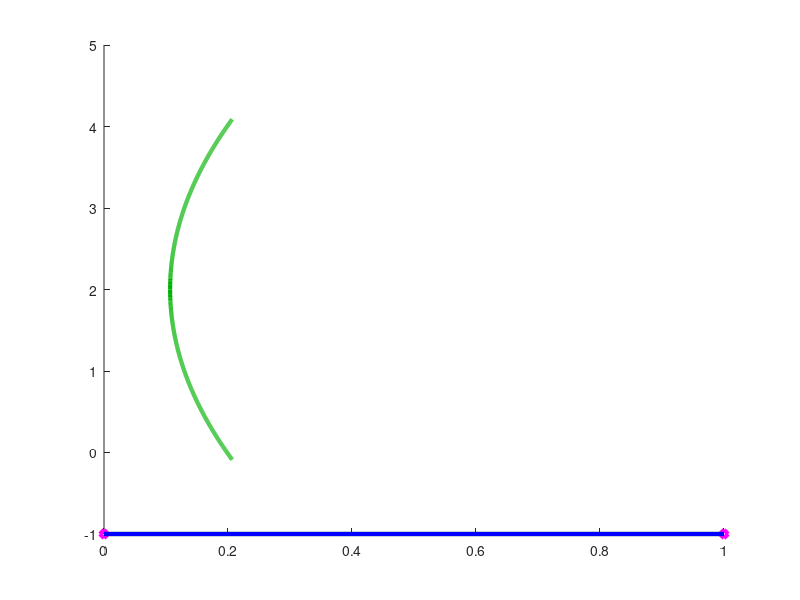

Write the MATLAB code that produced this figure. (Note: this script raises an error after producing the figure.)
clear all
close all
clc
figure('Position',[0 0.05 1/2 1/3]);
hold on
pb=plot([0 1],[-1 -1],'md','linewidth',3);
p0=plot([0 1],[-1 -1],'k','linewidth',3);
p1=plot([0 1],[-1 -1],'color',[0 0.7 0],'linewidth',3);

p2=plot([0 1],[-1 -1],'b','linewidth',3);

%%

lp=linspace(0,0.1,1e3);
ApproxBif1p=sqrt(13.92547685*lp/292.523001);
ApproxBif1n=-ApproxBif1p;
plot(.1066440058+lp,2-30.26047934*ApproxBif1p,'color',[0 0.7 0]','linewidth',3)
plot(.1066440058+lp,2+30.26047934*ApproxBif1p,'color',[0 0.7 0],'linewidth',3)



%%
n1=1;
n2=50;
load('./hom1D/pt271.mat')
for i=n1:n2-1 % loop from first-point to last point
    lw=1;
    if(~ismember(p.branch(2,i),[-2 -1 1 2]) && p.branch(3,i)  ==0); lw=3;  end
    if( ismember(p.branch(2,i),[-2 -1 1 2]) && p.branch(3,i+1)==0); lw=3;  end
    
    plot(p.branch(4,i:i+1),p.branch(8,i:i+1),'k','Linewidth',lw);
    
end




%%
n1=1;
n2=80;
load('./1D1/pt500.mat')
% plot(p.branch(4,n1:n2),p.branch(8,n1:n2),'b','linewidth',3) %Plots branch max
for i=n1:n2-1 % loop from first-point to last point
    lw=1;
    if(~ismember(p.branch(2,i),[-2 -1 1 2]) && p.branch(3,i)  ==0); lw=3;  end
    if( ismember(p.branch(2,i),[-2 -1 1 2]) && p.branch(3,i+1)==0); lw=3;  end
    
    plot(p.branch(4,i:i+1),p.branch(8,i:i+1),'b','Linewidth',lw);
    plot(p.branch(4,i:i+1),p.branch(9,i:i+1),'b','Linewidth',lw);
end


%%
plot(.1066440058,2,'md','linewidth',3)
axis([0.04 0.2 0 5])
xlabel('$L$')
ylabel('$\max(u)\, \& \,\min(u)$')
set(gca,'fontsize',15)
h=legend([pb,p1,p0,p2],'Bifurcation point','Amplitude equation','Zero steady state','Supercritical pitchfork','location','eo');
set(h,'FontSize',15);
export_fig('C:\Users\smatw1\Dropbox\Turing_dirichlet\Pictures\Bifurcation_point_Neumann.png','-r300')
% 